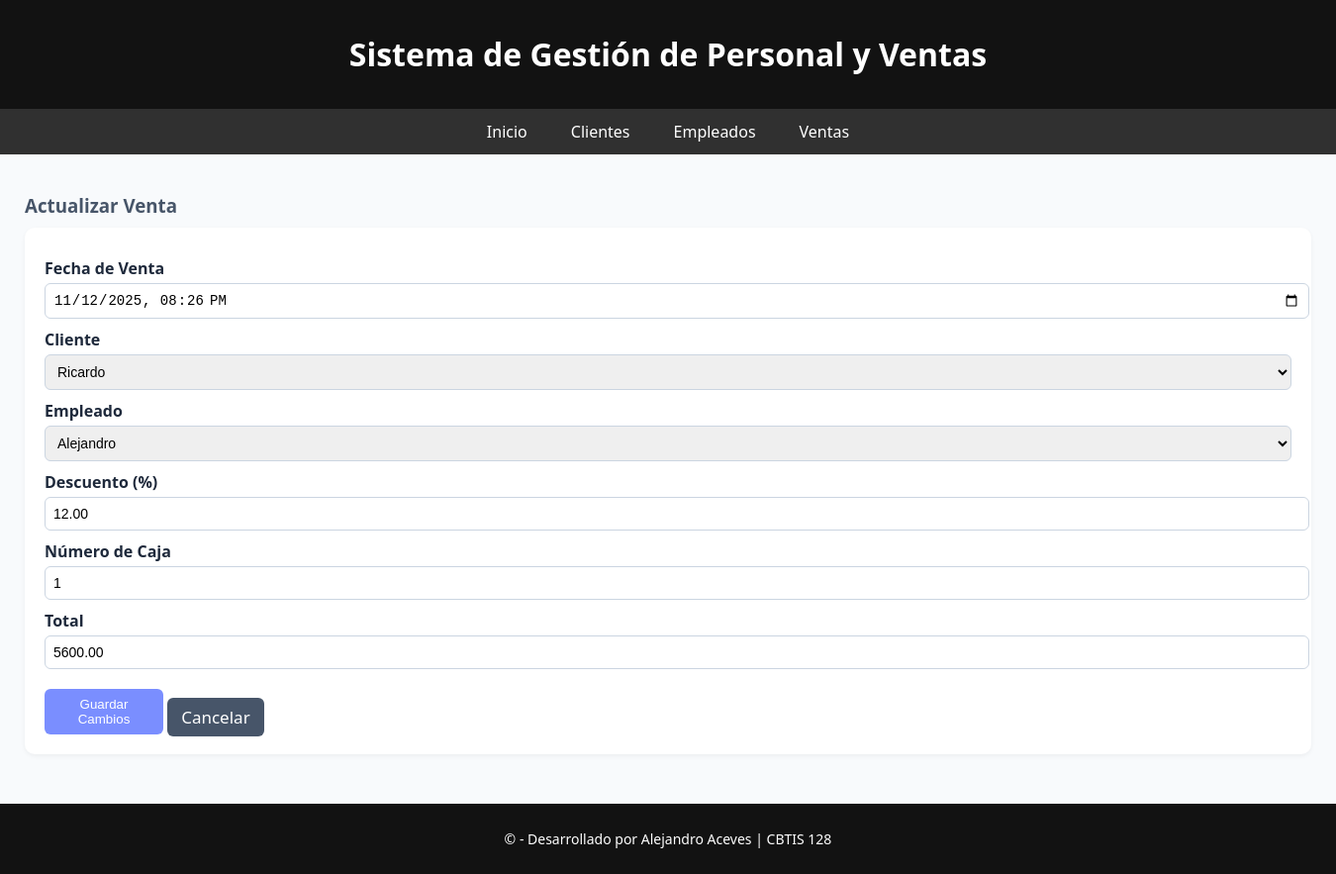
Page /ventas/actualizar/1/ on the committed database.
### app_instrumental/models.py (models this page shows, shortened)
class Venta(models.Model):
    id_venta = models.AutoField(primary_key=True)
    fecha_venta = models.DateTimeField()
    id_cliente = models.ForeignKey(Cliente, on_delete=models.CASCADE)
    id_empleado = models.ForeignKey(Empleado, on_delete=models.CASCADE)
    descuento_porcentaje = models.DecimalField(max_digits=5, decimal_places=2)
    numero_caja = models.IntegerField()
    total = models.DecimalField(max_digits=10, decimal_places=2)

class Cliente(models.Model):
    id_cliente = models.AutoField(primary_key=True)
    nombre = models.CharField(max_length=255)
    email = models.EmailField()
    telefono = models.CharField(max_length=20)
    direccion = models.CharField(max_length=255)
    ciudad = models.CharField(max_length=100)

class Empleado(models.Model):
    id_empleado = models.AutoField(primary_key=True)
    nombre = models.CharField(max_length=255)
    puesto = models.CharField(max_length=255)
    salario = models.DecimalField(max_digits=10, decimal_places=2)
    nss = models.CharField(max_length=20)
    edad = models.IntegerField()

### app_instrumental/views.py (the view, shortened to what this page needs)
# urls.py: path('ventas/actualizar/<int:id>/', views.actualizar_venta, name='actualizar_venta_personal'),
def actualizar_venta(request, id):
    venta = get_object_or_404(Venta, id_venta=id)
    clientes = Cliente.objects.all()
    empleados = Empleado.objects.all()
    return render(request, 'ventas/actualizar_venta.html', {'venta': venta, 'clientes': clientes, 'empleados': empleados})

### app_instrumental/templates/ventas/actualizar_venta.html (shortened to what this page needs)
{% extends 'base.html' %}
{% block content %}
<h3>Actualizar Venta</h3>
<form method="post" action="{% url 'actualizar_venta_personal' venta.id_venta %}">
  <label>Fecha de Venta</label><input type="datetime-local" name="fecha_venta" value="{{ venta.fecha_venta|date:'Y-m-d\\TH:i' }}">
  <label>Cliente</label>
  <select name="id_cliente">
    {% for c in clientes %}
    <option value="{{ c.id_cliente }}" {% if c.id_cliente == venta.id_cliente.id_cliente %}selected{% endif %}>{{ c.nombre }}</option>
    {% endfor %}
  </select>
  <label>Empleado</label>
  <select name="id_empleado">
    {% for e in empleados %}
    <option value="{{ e.id_empleado }}" {% if e.id_empleado == venta.id_empleado.id_empleado %}selected{% endif %}>{{ e.nombre }}</option>
    {% endfor %}
  </select>
  <label>Descuento (%)</label><input type="number" step="0.01" name="descuento_porcentaje" value="{{ venta.descuento_porcentaje }}">
  <label>Número de Caja</label><input type="number" name="numero_caja" value="{{ venta.numero_caja }}">
  <label>Total</label><input type="number" step="0.01" name="total" value="{{ venta.total }}">
  <button type="submit">Guardar Cambios</button>
  <a href="{% url 'ver_ventas_personal' %}" class="btn btn-secondary">Cancelar</a>
</form>
{% endblock %}

### app_instrumental/static/css/styles.css (style rules this page uses)
html { height: 100%; }
body { font-family: 'Segoe UI', sans-serif; background-color: #f8fafc; color: #1e293b; margin: 0; padding: 0; display: flex; flex-direction: column; min-height: 100vh; }
a { color: #7a8eff; text-decoration: none; }
button, .btn { background-color: #7a8eff; color: white; padding: 8px 14px; border: none; border-radius: 6px; cursor: pointer; margin-top: 20px; position: relative; width: 120px; }
.btn-secondary { background-color: #475569; margin-top: 20px; }
a.btn { font-size: 17px; }
form { background: white; padding: 20px; border-radius: 10px; box-shadow: 0 2px 5px rgba(0,0,0,0.05); }
label { display: block; margin-top: 10px; font-weight: bold; }
input, select { width: 100%; padding: 8px; margin-top: 4px; border: 1px solid #cbd5e1; border-radius: 6px; font-size: 14px; }
h3 { margin-bottom: 10px; color: #475569; }

### rows in the picture
Venta: fecha_venta "11/12/2025 20:26", id_cliente "Ricardo", id_empleado "Alejandro", descuento_porcentaje "12.00", numero_caja "1", total "5600.00"
